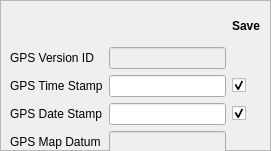
       <widget class="QFrame" name="frame_3">
        <property name="geometry">
         <rect>
          <x>410</x>
          <y>0</y>
          <width>271</width>
          <height>151</height>
         </rect>
        </property>
        <property name="frameShape">
         <enum>QFrame::StyledPanel</enum>
        </property>
        <property name="frameShadow">
         <enum>QFrame::Raised</enum>
        </property>
        <property name="lineWidth">
         <number>2</number>
        </property>
        <widget class="QWidget" name="gridLayoutWidget_9">
         <property name="geometry">
          <rect>
           <x>0</x>
           <y>1</y>
           <width>261</width>
           <height>152</height>
          </rect>
         </property>
         <layout class="QGridLayout" name="gridLayout_9">
          <property name="leftMargin">
           <number>10</number>
          </property>
          <property name="topMargin">
           <number>10</number>
          </property>
          <item row="3" column="1">
           <widget class="QLineEdit" name="gps_timestamp"/>
          </item>
          <item row="4" column="0">
           <widget class="QLabel" name="label_77">
            <property name="text">
             <string>GPS Date Stamp</string>
            </property>
           </widget>
          </item>
          <item row="4" column="2">
           <widget class="QCheckBox" name="chk_gps_datestamp">
            <property name="text">
             <string/>
            </property>
            <property name="checked">
             <bool>true</bool>
            </property>
           </widget>
          </item>
          <item row="5" column="1">
           <widget class="QLineEdit" name="gps_mapdatum">
            <property name="enabled">
             <bool>false</bool>
            </property>
            <property name="readOnly">
             <bool>true</bool>
            </property>
           </widget>
          </item>
          <item row="3" column="0">
           <widget class="QLabel" name="label_78">
            <property name="text">
             <string>GPS Time Stamp</string>
            </property>
           </widget>
          </item>
          <item row="2" column="1">
           <widget class="QLineEdit" name="gps_versionid">
            <property name="enabled">
             <bool>false</bool>
            </property>
            <property name="readOnly">
             <bool>true</bool>
            </property>
           </widget>
          </item>
          <item row="5" column="0">
           <widget class="QLabel" name="label_79">
            <property name="text">
             <string>GPS Map Datum</string>
            </property>
           </widget>
          </item>
          <item row="2" column="0">
           <widget class="QLabel" name="label_80">
            <property name="text">
             <string>GPS Version ID</string>
            </property>
           </widget>
          </item>
          <item row="3" column="2">
           <widget class="QCheckBox" name="chk_gps_timestamp">
            <property name="text">
             <string/>
            </property>
            <property name="checked">
             <bool>true</bool>
            </property>
           </widget>
          </item>
          <item row="4" column="1">
           <widget class="QLineEdit" name="gps_datestamp"/>
          </item>
          <item row="1" column="2">
           <widget class="QLabel" name="label_81">
            <property name="font">
             <font>
              <weight>75</weight>
              <bold>true</bold>
             </font>
            </property>
            <property name="text">
             <string>Save</string>
            </property>
           </widget>
          </item>
         </layout>
        </widget>
       </widget>
